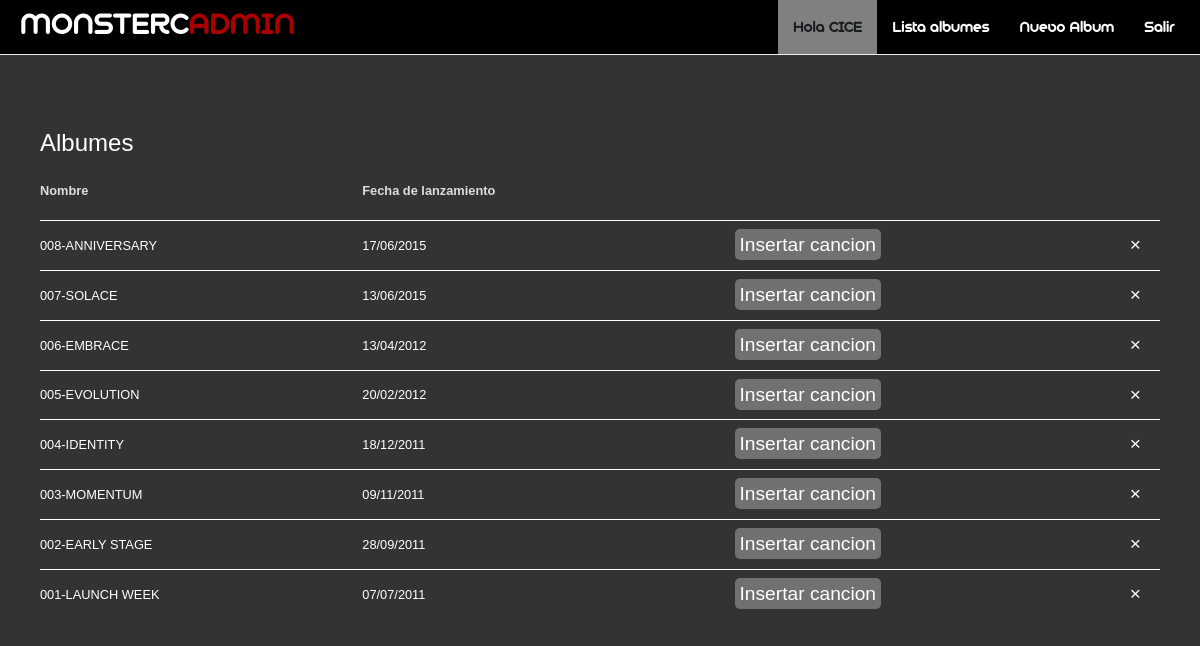
Screenshot of /admin/listar.php (signed in) with the database file from the repository.
### tables this page shows
CREATE TABLE IF NOT EXISTS `usuarios` (
  `id` int(11) NOT NULL AUTO_INCREMENT,
  `nombre` varchar(255) DEFAULT NULL,
  `email` varchar(255) NOT NULL,
  `password` varchar(255) DEFAULT NULL,
  PRIMARY KEY (`id`)
);

CREATE TABLE IF NOT EXISTS `albumes` (
  `id` int(11) NOT NULL AUTO_INCREMENT,
  `nombre` varchar(255) DEFAULT NULL,
  `caratula` varchar(255) DEFAULT NULL,
  `fecha` date NOT NULL,
  PRIMARY KEY (`id`)
);

### admin/inc/conexion.php (called while the page is built)
<?php
$host = "localhost";
$user = "root";
$password = "";
$database = "proyecto_final";

### admin/core/Main.php (called while the page is built, shortened)
<?php
include 'core/Db_model.php';
include 'core/Album_model.php';
include 'core/User_model.php';
include 'model/Album.php';
include 'model/Usuario.php';
class Main {
    function __construct() {
        include 'inc/conexion.php';
        $this->db = new Db_model($host, $user, $password, $database);
    }
}

### admin/core/Db_model.php (called while the page is built, shortened)
<?php
class Db_model {
    private $host, $userdb, $passdb, $namedb;
    private $conexion;
    function __construct($host, $userdb, $passdb, $namedb) {
        $this->host = $host;
        $this->userdb = $userdb;
        $this->passdb = $passdb;
        $this->namedb = $namedb;
    }
    private function connectDB() {
        $this->conexion = mysqli_connect($this->host, $this->userdb, $this->passdb, $this->namedb);
        mysqli_query($this->conexion, "SET NAMES 'utf8'");
    }
    public function executeSelectQuery($sql) {
        $consulta = mysqli_query($this->conexion, $sql);
        $nfilas = mysqli_num_rows($consulta);
        $datos = array();
        for ($i = 0; $i < $nfilas; $i++) {
            $fila = mysqli_fetch_array($consulta);
            $datos [] = $fila;
        }
        return $datos;
    }
}

### admin/core/User_model.php (called while the page is built, shortened)
<?php
class User_model extends Main {
    public function datosUser($id) {
        $arrayArray = $this->db->executeSelectQuery("SELECT * FROM usuarios WHERE id=$id");
        foreach ($arrayArray as $fila) {
            extract($fila);
            return new Usuario($id, $nombre, $email, $password);
        }
    }
}

### admin/model/Usuario.php (called while the page is built, shortened)
<?php
class Usuario {
    private $id, $nombre, $email, $password;
    function __construct($id, $nombre, $email, $password) {
        $this->nombre = $nombre;
    }
    public function getNombre() {
        return $this->nombre;
    }
}

### admin/core/Album_model.php (called while the page is built, shortened)
<?php
class Album_model extends Main {
    public function selectAlbumes() {
        $arrayArrays = $this->db->executeSelectQuery("SELECT id, nombre, DATE_FORMAT(fecha,'%d/%m/%Y') AS fechamod, caratula FROM albumes ORDER BY fecha DESC");
        $arrayObj = array();
        foreach ($arrayArrays as $fila) {
            extract($fila);
            $album = new Album($id, $nombre, $fechamod, $caratula);
            $arrayObj [] = $album;
        }
        return $arrayObj;
    }
}

### admin/model/Album.php (called while the page is built, shortened)
<?php
class Album {
    private $id, $nombre, $fecha, $caratula;
    function __construct($id, $nombre, $fecha, $caratula) {
        $this->id = $id;
        $this->nombre = $nombre;
        $this->fecha = $fecha;
    }
    function getId() {
        return $this->id;
    }
    function getNombre() {
        return $this->nombre;
    }
    function getFecha() {
        return $this->fecha;
    }
}

### admin/listar.php (the view, shortened to what this page needs)
<?php
include './core/Main.php';
$album = new Album_model();
$arrayObjAlbum = $album->selectAlbumes();
?>
<?php include './col/header.php'; ?>
<section>
    <h1>Albumes</h1>
    <table cellspacing="0">
        <tr>
            <th>
                <span>Nombre</span>
            </th>
            <th>
                <span>Fecha de lanzamiento</span>
            </th>
            <th></th>
            <th></th>
        </tr>
<?php if (count($arrayObjAlbum) > 0) { ?>
    <?php foreach ($arrayObjAlbum as $objAlbum) { ?>
                <tr>
                    <td><?= $objAlbum->getNombre() ?></td>
                    <td><?= $objAlbum->getFecha() ?></td>
                    <td><a href="nuevaMusica.php?id=<?= $objAlbum->getId() ?>" class="ins">Insertar cancion</a></td>
                    <td><a href="listar.php?e=<?= $objAlbum->getId() ?>"> &#215;</a></td>
                </tr>
    <?php } ?>
<?php } else { ?>
            <tr>
                <td colspan="4">No hay albumes</td>
            </tr>
<?php } ?>
    </table>
</section>
<?php include './col/footer.php'; ?>

### admin/col/header.php (shortened to what this page needs)
<?php
$user = new User_model();
$objUsuario = $user->datosUser($_SESSION["id_usuario"]);
?>
<!DOCTYPE html>
<html>
    <head>
        <link href="site_media/css/style.css" type="text/css" rel="stylesheet">
    </head>
    <body class="cms">
        <header>
            <h1>MONSTERC<span>ADMIN</span></h1>
            <nav>
                <ul>
                    <li class="saludo">Hola <?= $objUsuario->getNombre() ?></li>
                    <li><a href="listar.php">Lista albumes</a></li>
                    <li><a href="nuevoAlbum.php">Nuevo Album</a></li>
                    <li><a href="salir.php">Salir</a></li>
                </ul>
            </nav>
        </header>

### admin/site_media/css/style.css (style rules this page uses)
* { margin: 0; padding: 0; -webkit-box-sizing: border-box; text-decoration: none; }
body,html { font:1em/1.5 sans-serif; overflow: hidden; height: 100%; }
h1,h2 { font-weight: 300; }
li { list-style: none; color:#181d20; }
span { color:#A80000; }
header { color: #fff; background: #000; width: 100%; font-family: monstercat; border-bottom: 1px solid #eee; margin-bottom: 50px; overflow: hidden; position: relative; top: 0; z-index: 100; }
header h1 { float: left; margin-left: 20px; }
header nav { float: right; margin-right: 10px; }
header nav ul li { float: left; padding: 15px; }
header nav ul li a { color: #fff; -webkit-transition: all .5s; -moz-transition: all .5s; -o-transition: all .5s; -ms-transition: all .5s; }
.saludo { background: rgba(255,255,255,.5); }
body.cms { background: #333; color: #fff; }
section { padding: 20px; margin: 20px; }
table { width: 100%; text-align: left; margin-top: 20px; font-size: .8em; }
table th { color:#fff; padding-bottom: 20px; }
table td { border-top: 1px solid #fff; font-weight: 300; padding: 10px 0; }
table td a { color:#fff; font-size: 1.5em; -webkit-transition: all .5s; }
table span { color:#ddd; float: left; margin-right: 5px; }
.ins { background: rgba(255,255,255,.3); padding: 5px; border-radius: 5px; color: #fff; -webkit-transition: all .5s; -moz-transition: all .5s; -o-transition: all .5s; -ms-transition: all .5s; }

### rows the page displays
usuarios: nombre "CICE"
albumes: nombre "008-ANNIVERSARY", Fecha "17/06/2015"
albumes: nombre "007-SOLACE", Fecha "13/06/2015"
albumes: nombre "006-EMBRACE", Fecha "13/04/2012"
albumes: nombre "005-EVOLUTION", Fecha "20/02/2012"
albumes: nombre "004-IDENTITY", Fecha "18/12/2011"
albumes: nombre "003-MOMENTUM", Fecha "09/11/2011"
albumes: nombre "002-EARLY STAGE", Fecha "28/09/2011"
albumes: nombre "001-LAUNCH WEEK", Fecha "07/07/2011"
